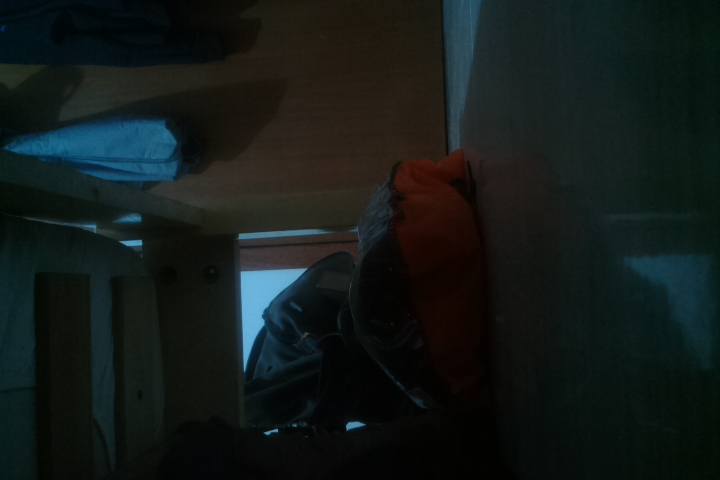
#> input picture image.jpg, 720 x 480 px, given in place of image2.jpg, which was not available
$ jupyter execute '01 - Embedded shape detector.ipynb'   (text cells are left out)
#> lines starting #> are read from the running program, lines starting #| are printed output that depends on the picture; after the words box and inside, x2 and y2 are one past the last pixel; in counts of white or black regions, pixels touching at a corner belong together; long printed decimals are rounded; pictures that were not available may be replaced by others from this repository, and a replacement may not be noted
[cell 1]
# Global variables
path_out = 'assets/'
path_in = 'assets/image2.jpg' # in case we are reading from disk, not from camera

imgWidht = 320
imgHeight = 240

class Flags:
    export = True
    onRaspberry = False
flags=Flags()

[cell 2]
import cv2
import numpy as np

if flags.onRaspberry:
    import time
    from picamera import PiCamera
else:
    import matplotlib.pyplot as plt

[cell 3]
class ShapeDetector:
    contours = None
    image = None

    def __init__(self):
        pass

    def detect(self, c):
        # initialize the shape name and approximate the contour
        shape = "unidentified"
        peri = cv2.arcLength(c, True)
        approx = cv2.approxPolyDP(c, 0.04 * peri, True)


        # if the shape is a triangle, it will have 3 vertices
        if len(approx) == 3:
            shape = "triangle"
        # if the shape has 4 vertices, it is either a square or
        # a rectangle
        elif len(approx) == 4:
            # compute the bounding box of the contour and use the
            # bounding box to compute the aspect ratio
            (x, y, w, h) = cv2.boundingRect(approx)
            ar = w / float(h)
            # a square will have an aspect ratio that is approximately
            # equal to one, otherwise, the shape is a rectangle
            shape = "square" if ar >= 0.95 and ar <= 1.05 else "rectangle"
        # if the shape is a pentagon, it will have 5 vertices
        elif len(approx) == 5:
            shape = "pentagon"
        # otherwise, we assume the shape is a circle
        else:
            shape = "circle"
        # return the name of the shape
        return shape

    def processImg(self, image, thresh_value=60):
        # convert the resized image to grayscale, blur it slightly, and threshold it
        gray = cv2.cvtColor(image, cv2.COLOR_BGR2GRAY)
        blurred = cv2.GaussianBlur(gray, (5, 5), 0)
        thresh = cv2.threshold(blurred, thresh_value, 255, cv2.THRESH_BINARY)[1]
        _, self.contours, _ = cv2.findContours(thresh, cv2.RETR_EXTERNAL, cv2.CHAIN_APPROX_SIMPLE)
        self.image = image.copy()
        return thresh

    def shapeBiggest (self):
        assert self.contours!=None, ('processed image first')
        if len(self.contours) != 0:
            c = max(self.contours, key = cv2.contourArea) #find the biggest area
            area = cv2.contourArea(c)
            shape = self.detect(c)
        else:
            shape='none'
            area=0
        return shape, area
    def shapeAll (self, verbose=1):
        assert type(self.image)!=type(None), ('processed image first')
        img_labels = self.image.copy()
        n=0
        for c in self.contours:
            # compute the center of the contour, then detect the name of the
            # shape using only the contour
            M = cv2.moments(c)
            cX = int((M["m10"] / (M["m00"]+1)))
            cY = int((M["m01"] / (M["m00"]+1)))
            shape = self.detect(c)

            cv2.drawContours(img_labels, [c], -1, (0, 255, 0), 2)
            cv2.putText(img_labels, shape, (cX, cY),
                        cv2.FONT_HERSHEY_SIMPLEX,
                        0.5, (255, 255, 255), 2)
            # show the output img_labels
            if verbose>0: print('Shape ' + str(n) + '=' + shape + "\t\t Area=" + str(cv2.contourArea(c)))
            n+=1
        return img_labels
sd = ShapeDetector()

[cell 4]
i=0
while (1):
    # Read Image
    if flags.onRaspberry:
        with PiCamera() as camera:
            camera.resolution = (imgWidht, imgHeight)
            camera.framerate = 25
            camera.start_preview()
            time.sleep(2) # warm up time
            image = np.empty((imgWidht, imgHeight, 3), dtype=np.uint8)
            camera.capture(image, 'rgb')
            camera.stop_preview()
            print("Image captured, shape " + str(image.shape))
    else:
        image = cv2.imread(path_in)
#> image is the input picture: shape (480, 720, 3); mean B, G, R 24.5, 26.2, 18.9
        image = cv2.resize(image, (imgWidht, imgHeight), interpolation = cv2.INTER_LINEAR)
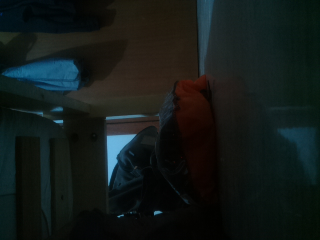
#> image: shape (240, 320, 3); mean B, G, R 24.4, 26.2, 18.9
        plt.imshow(image)

    # Process image
    thresh = sd.processImg(image, thresh_value=110)#np.zeros((imgWidht, imgHeight, 3), dtype=np.uint8))#test
#> in processImg, `gray = cv2.cvtColor(image, cv2.COLOR_BGR2GRAY)`:
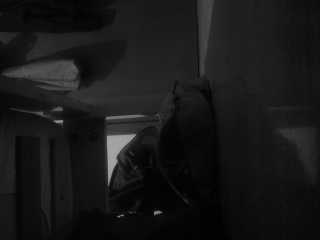
#> gray: shape (240, 320); min 1, max 165, mean 23.8
#> in processImg, `thresh = cv2.threshold(blurred, thresh_value, 255, cv2.THRESH_BINARY)[1]`:
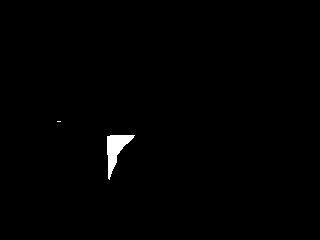
#> thresh: shape (240, 320); 0.7% white; 2 white regions (1 under 20 px)
#> in processImg, `_, self.contours, _ = cv2.findContours(thresh, cv2.RETR_EXTERNAL, cv2...`: self.contours = 2 contours, 1 with area under 20; largest, box (x1, y1, x2, y2) and area: (107, 135, 135, 180) 476
    print ('Image thresholded, pixel\'s mean: ' + str(thresh.mean()))
#| Image thresholded, pixel's mean: 1.786
    if not flags.onRaspberry: plt.imshow(thresh)

    # Take the biggest shape only
    shape, area = sd.shapeBiggest()
#> in shapeBiggest, `c = max(self.contours, key = cv2.contourArea)`: c = contour of 31 points, box (x1, y1, x2, y2) (107, 135, 135, 180), area 476
#> in shapeBiggest, `area = cv2.contourArea(c)`: area = 475.5
#> in detect, `peri = cv2.arcLength(c, True)`: peri = 126.2
#> in detect, `approx = cv2.approxPolyDP(c, 0.04 * peri, True)`: approx = [[134, 135], [107, 136], [109, 179], [116, 155]]
#> in detect, `(x, y, w, h) = cv2.boundingRect(approx)`: x = 107; y = 135; w = 28; h = 45
#> in detect, `ar = w / float(h)`: ar = 0.622
#> in detect, `shape = "square" if ar >= 0.95 and ar <= 1.05 else "rectangle"`: shape = 'rectangle'
#> shape = 'rectangle'; area = 475.5
    print("Biggest shape=" + shape + "\nArea=" + str(area))
#| Biggest shape=rectangle
#| Area=475.5
    if flags.export: cv2.imwrite(path_out + 'img' + str(i) + '_' + shape + '.jpg', image)

    # Take all the shapes
    #img_labels = sd.shapeAll()
    #if not flags.onRaspberry: plt.imshow(cv2.cvtColor(img_labels, cv2. COLOR_BGR2RGB))
    #if flags.export: cv2.imwrite(path_out + 'img' + str(i) + '_labels.jpg', img_labels)

    if flags.onRaspberry:
        i+=1
        print('------------------------------------')
    else:
        break
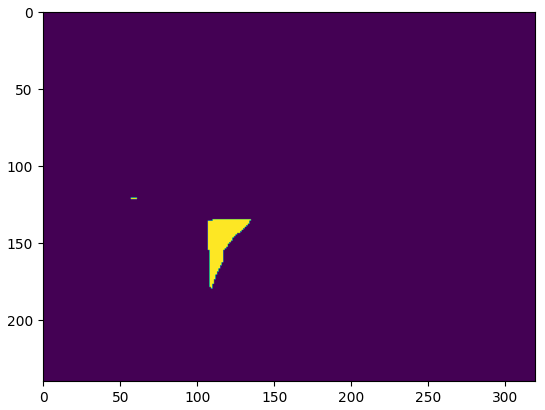
#> figure drawn by matplotlib, 1 panel; B, G, R data is drawn as R, G, B
